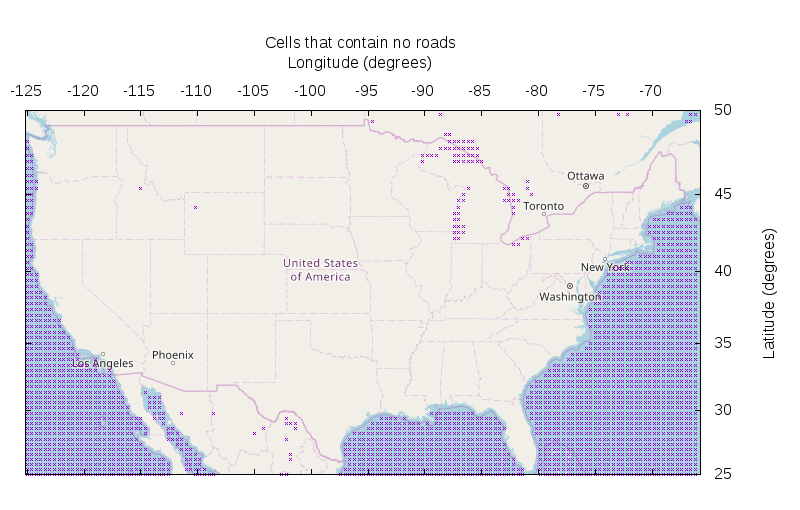

Write gnuplot code to recreate this figure.
# Generated by osmgnuplot.pl from
#   https://github.com/dkogan/osmgnuplot
#
# Command used:
#   osmgnuplot.pl --zoom 4 --center 40,-96 --rad 1600miles

set autoscale noextend

lat_offset_px = 1114
lon_offset_px = 612

s1_cos(x)     = (sin(x)+1)/cos(x)
inv_s1_cos(x) = asin( (x**2 - 1)/(x**2 + 1) )

px_to_lon(x) = (x + lon_offset_px)/(256. * 2.**4)*360. - 180.
lon_to_px(x) = (x+180.)/360. * 2.**4 * 256 - lon_offset_px

px_to_lat(x) = inv_s1_cos(exp((1 - (x + lat_offset_px)/(2.**4 * 256) *2)*pi))*180./pi
lat_to_px(x) = (1 - log( (sin(x*pi/180) + 1.)/cos(x*pi/180) )/pi)/2. * 2.**4 * 256 - lat_offset_px


set link x2 via px_to_lon(x) inverse lon_to_px(x)
set link y2 via px_to_lat(y) inverse lat_to_px(y)

set xrange [12:688]
set y2range [25:50]

unset xtics
unset ytics

set grid front
set x2tics mirror 4.99999999999997
set y2tics mirror 4.99999999999997

set size ratio -1

set x2label "Longitude (degrees)"
set y2label "Latitude (degrees)"
set title "Cells that contain no roads"


set terminal png enhanced size 800,510
set output "big_samplegrid_onlyempty.png"

plot \
     "montage_40_-96_1600miles_4.png" binary filetype=png flipy using 1:2:3 with rgbimage notitle axis x1y1, \
     "< awk '!$3' samples.dat" using 2:1 with points pt 2 ps 0.3 notitle axis x2y2
